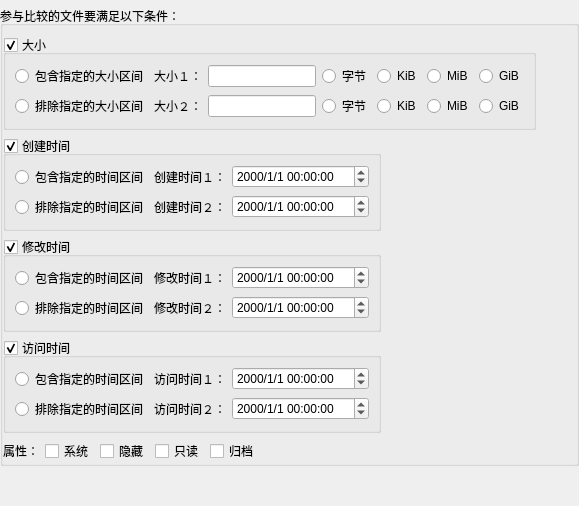
       <widget class="QWidget" name="tabFileAttribute">
        <attribute name="title">
         <string>文件属性</string>
        </attribute>
        <layout class="QVBoxLayout" name="verticalLayout_12">
         <property name="leftMargin">
          <number>0</number>
         </property>
         <property name="topMargin">
          <number>6</number>
         </property>
         <property name="rightMargin">
          <number>0</number>
         </property>
         <property name="bottomMargin">
          <number>0</number>
         </property>
         <item>
          <widget class="QGroupBox" name="groupBoxFileAttribute">
           <property name="title">
            <string>参与比较的文件要满足以下条件：</string>
           </property>
           <property name="checkable">
            <bool>false</bool>
           </property>
           <layout class="QVBoxLayout" name="verticalLayout_11">
            <property name="leftMargin">
             <number>0</number>
            </property>
            <property name="rightMargin">
             <number>0</number>
            </property>
            <property name="bottomMargin">
             <number>0</number>
            </property>
            <item>
             <layout class="QHBoxLayout" name="horizontalLayout_19">
              <item>
               <widget class="QGroupBox" name="groupBoxSize">
                <property name="title">
                 <string>大小</string>
                </property>
                <property name="checkable">
                 <bool>true</bool>
                </property>
                <layout class="QVBoxLayout" name="verticalLayout_7">
                 <item>
                  <layout class="QHBoxLayout" name="horizontalLayout_10">
                   <item>
                    <widget class="QRadioButton" name="radioButtonSizeInclude">
                     <property name="text">
                      <string>包含指定的大小区间</string>
                     </property>
                     <attribute name="buttonGroup">
                      <string notr="true">buttonGroupIn</string>
                     </attribute>
                    </widget>
                   </item>
                   <item>
                    <widget class="QLabel" name="labelSize1">
                     <property name="text">
                      <string>大小１：</string>
                     </property>
                    </widget>
                   </item>
                   <item>
                    <widget class="QLineEdit" name="lineEditSize1"/>
                   </item>
                   <item>
                    <widget class="QRadioButton" name="radioButtonSize1Byte">
                     <property name="text">
                      <string>字节</string>
                     </property>
                     <attribute name="buttonGroup">
                      <string notr="true">buttonGroupGreate</string>
                     </attribute>
                    </widget>
                   </item>
                   <item>
                    <widget class="QRadioButton" name="radioButtonSize1Kib">
                     <property name="text">
                      <string>KiB</string>
                     </property>
                     <attribute name="buttonGroup">
                      <string notr="true">buttonGroupGreate</string>
                     </attribute>
                    </widget>
                   </item>
                   <item>
                    <widget class="QRadioButton" name="radioButtonSize1MiB">
                     <property name="text">
                      <string>MiB</string>
                     </property>
                     <attribute name="buttonGroup">
                      <string notr="true">buttonGroupGreate</string>
                     </attribute>
                    </widget>
                   </item>
                   <item>
                    <widget class="QRadioButton" name="radioButtonSize1GiB">
                     <property name="text">
                      <string>GiB</string>
                     </property>
                     <attribute name="buttonGroup">
                      <string notr="true">buttonGroupGreate</string>
                     </attribute>
                    </widget>
                   </item>
                  </layout>
                 </item>
                 <item>
                  <layout class="QHBoxLayout" name="horizontalLayout_11">
                   <item>
                    <widget class="QRadioButton" name="radioButtonSizeExlude">
                     <property name="text">
                      <string>排除指定的大小区间</string>
                     </property>
                     <attribute name="buttonGroup">
                      <string notr="true">buttonGroupIn</string>
                     </attribute>
                    </widget>
                   </item>
                   <item>
                    <widget class="QLabel" name="labelSize2">
                     <property name="text">
                      <string>大小２：</string>
                     </property>
                    </widget>
                   </item>
                   <item>
                    <widget class="QLineEdit" name="lineEditSize2"/>
                   </item>
                   <item>
                    <widget class="QRadioButton" name="radioButtonSize2Byte">
                     <property name="text">
                      <string>字节</string>
                     </property>
                    </widget>
                   </item>
                   <item>
                    <widget class="QRadioButton" name="radioButtonSize2Kib">
                     <property name="text">
                      <string>KiB</string>
                     </property>
                    </widget>
                   </item>
                   <item>
                    <widget class="QRadioButton" name="radioButtonSize2MiB">
                     <property name="text">
                      <string>MiB</string>
                     </property>
                    </widget>
                   </item>
                   <item>
                    <widget class="QRadioButton" name="radioButtonSize2GiB">
                     <property name="text">
                      <string>GiB</string>
                     </property>
                    </widget>
                   </item>
                  </layout>
                 </item>
                </layout>
               </widget>
              </item>
              <item>
               <spacer name="horizontalSpacer_6">
                <property name="orientation">
                 <enum>Qt::Horizontal</enum>
                </property>
                <property name="sizeHint" stdset="0">
                 <size>
                  <width>40</width>
                  <height>20</height>
                 </size>
                </property>
               </spacer>
              </item>
             </layout>
            </item>
            <item>
             <layout class="QHBoxLayout" name="horizontalLayout_20">
              <item>
               <widget class="QGroupBox" name="groupBoxCreateTime">
                <property name="title">
                 <string>创建时间</string>
                </property>
                <property name="checkable">
                 <bool>true</bool>
                </property>
                <layout class="QVBoxLayout" name="verticalLayout_8">
                 <item>
                  <layout class="QHBoxLayout" name="horizontalLayout_12">
                   <item>
                    <widget class="QRadioButton" name="radioButtonCreateTimeInclude">
                     <property name="text">
                      <string>包含指定的时间区间</string>
                     </property>
                    </widget>
                   </item>
                   <item>
                    <widget class="QLabel" name="labelCreateTime1">
                     <property name="text">
                      <string>创建时间１：</string>
                     </property>
                    </widget>
                   </item>
                   <item>
                    <widget class="QDateTimeEdit" name="dateTimeEditCreateTime1">
                     <property name="displayFormat">
                      <string>yyyy/M/d HH:mm:ss</string>
                     </property>
                    </widget>
                   </item>
                  </layout>
                 </item>
                 <item>
                  <layout class="QHBoxLayout" name="horizontalLayout_13">
                   <item>
                    <widget class="QRadioButton" name="radioButtonCreateTimeExclude">
                     <property name="text">
                      <string>排除指定的时间区间</string>
                     </property>
                    </widget>
                   </item>
                   <item>
                    <widget class="QLabel" name="labelCreateTime2">
                     <property name="text">
                      <string>创建时间２：</string>
                     </property>
                    </widget>
                   </item>
                   <item>
                    <widget class="QDateTimeEdit" name="dateTimeEditCreateTime2">
                     <property name="displayFormat">
                      <string>yyyy/M/d HH:mm:ss</string>
                     </property>
                    </widget>
                   </item>
                  </layout>
                 </item>
                </layout>
               </widget>
              </item>
              <item>
               <spacer name="horizontalSpacer_7">
                <property name="orientation">
                 <enum>Qt::Horizontal</enum>
                </property>
                <property name="sizeHint" stdset="0">
                 <size>
                  <width>40</width>
                  <height>20</height>
                 </size>
                </property>
               </spacer>
              </item>
             </layout>
            </item>
            <item>
             <layout class="QHBoxLayout" name="horizontalLayout_21">
              <item>
               <widget class="QGroupBox" name="groupBoxModifyTime">
                <property name="title">
                 <string>修改时间</string>
                </property>
                <property name="checkable">
                 <bool>true</bool>
                </property>
                <layout class="QVBoxLayout" name="verticalLayout_9">
                 <item>
                  <layout class="QHBoxLayout" name="horizontalLayout_14">
                   <item>
                    <widget class="QRadioButton" name="radioButtonModifyTimeInclude">
                     <property name="text">
                      <string>包含指定的时间区间</string>
                     </property>
                    </widget>
                   </item>
                   <item>
                    <widget class="QLabel" name="labelModifyTimeBefore">
                     <property name="text">
                      <string>修改时间１：</string>
                     </property>
                    </widget>
                   </item>
                   <item>
                    <widget class="QDateTimeEdit" name="dateTimeEditModifyTime1">
                     <property name="displayFormat">
                      <string>yyyy/M/d HH:mm:ss</string>
                     </property>
                    </widget>
                   </item>
                  </layout>
                 </item>
                 <item>
                  <layout class="QHBoxLayout" name="horizontalLayout_15">
                   <item>
                    <widget class="QRadioButton" name="radioButtonModifyTimeExclude">
                     <property name="text">
                      <string>排除指定的时间区间</string>
                     </property>
                    </widget>
                   </item>
                   <item>
                    <widget class="QLabel" name="labelModifyTimeAfter">
                     <property name="text">
                      <string>修改时间２：</string>
                     </property>
                    </widget>
                   </item>
                   <item>
                    <widget class="QDateTimeEdit" name="dateTimeEditModifyTime2">
                     <property name="displayFormat">
                      <string>yyyy/M/d HH:mm:ss</string>
                     </property>
                    </widget>
                   </item>
                  </layout>
                 </item>
                </layout>
               </widget>
              </item>
              <item>
               <spacer name="horizontalSpacer_8">
                <property name="orientation">
                 <enum>Qt::Horizontal</enum>
                </property>
                <property name="sizeHint" stdset="0">
                 <size>
                  <width>40</width>
                  <height>20</height>
                 </size>
                </property>
               </spacer>
              </item>
             </layout>
            </item>
            <item>
             <layout class="QHBoxLayout" name="horizontalLayout_22">
              <item>
               <widget class="QGroupBox" name="groupBoxAccessTime">
                <property name="title">
                 <string>访问时间</string>
                </property>
                <property name="checkable">
                 <bool>true</bool>
                </property>
                <layout class="QVBoxLayout" name="verticalLayout_10">
                 <item>
                  <layout class="QHBoxLayout" name="horizontalLayout_16">
                   <item>
                    <widget class="QRadioButton" name="radioButtonAccessTimeInclude">
                     <property name="text">
                      <string>包含指定的时间区间</string>
                     </property>
                    </widget>
                   </item>
                   <item>
                    <widget class="QLabel" name="labelAccessTimeBefore">
                     <property name="text">
                      <string>访问时间１：</string>
                     </property>
                    </widget>
                   </item>
                   <item>
                    <widget class="QDateTimeEdit" name="dateTimeEditAccessTime1">
                     <property name="displayFormat">
                      <string>yyyy/M/d HH:mm:ss</string>
                     </property>
                    </widget>
                   </item>
                  </layout>
                 </item>
                 <item>
                  <layout class="QHBoxLayout" name="horizontalLayout_17">
                   <item>
                    <widget class="QRadioButton" name="radioButtonAccessTimeExclude">
                     <property name="text">
                      <string>排除指定的时间区间</string>
                     </property>
                    </widget>
                   </item>
                   <item>
                    <widget class="QLabel" name="labelAccessTimeAfter">
                     <property name="text">
                      <string>访问时间２：</string>
                     </property>
                    </widget>
                   </item>
                   <item>
                    <widget class="QDateTimeEdit" name="dateTimeEditAccessTime2">
                     <property name="displayFormat">
                      <string>yyyy/M/d HH:mm:ss</string>
                     </property>
                    </widget>
                   </item>
                  </layout>
                 </item>
                </layout>
               </widget>
              </item>
              <item>
               <spacer name="horizontalSpacer_9">
                <property name="orientation">
                 <enum>Qt::Horizontal</enum>
                </property>
                <property name="sizeHint" stdset="0">
                 <size>
                  <width>40</width>
                  <height>20</height>
                 </size>
                </property>
               </spacer>
              </item>
             </layout>
            </item>
            <item>
             <layout class="QHBoxLayout" name="horizontalLayout_23">
              <item>
               <layout class="QHBoxLayout" name="horizontalLayout_18">
                <item>
                 <widget class="QLabel" name="labelFileAttribute">
                  <property name="text">
                   <string>属性：</string>
                  </property>
                 </widget>
                </item>
                <item>
                 <widget class="QCheckBox" name="checkBoxSys">
                  <property name="text">
                   <string>系统</string>
                  </property>
                 </widget>
                </item>
                <item>
                 <widget class="QCheckBox" name="checkBoxHide">
                  <property name="text">
                   <string>隐藏</string>
                  </property>
                 </widget>
                </item>
                <item>
                 <widget class="QCheckBox" name="checkBoxReadOnly">
                  <property name="text">
                   <string>只读</string>
                  </property>
                 </widget>
                </item>
                <item>
                 <widget class="QCheckBox" name="checkBoxArchive">
                  <property name="text">
                   <string>归档</string>
                  </property>
                 </widget>
                </item>
               </layout>
              </item>
              <item>
               <spacer name="horizontalSpacer_10">
                <property name="orientation">
                 <enum>Qt::Horizontal</enum>
                </property>
                <property name="sizeHint" stdset="0">
                 <size>
                  <width>40</width>
                  <height>20</height>
                 </size>
                </property>
               </spacer>
              </item>
             </layout>
            </item>
           </layout>
          </widget>
         </item>
         <item>
          <spacer name="verticalSpacer_2">
           <property name="orientation">
            <enum>Qt::Vertical</enum>
           </property>
           <property name="sizeHint" stdset="0">
            <size>
             <width>20</width>
             <height>40</height>
            </size>
           </property>
          </spacer>
         </item>
        </layout>
       </widget>
